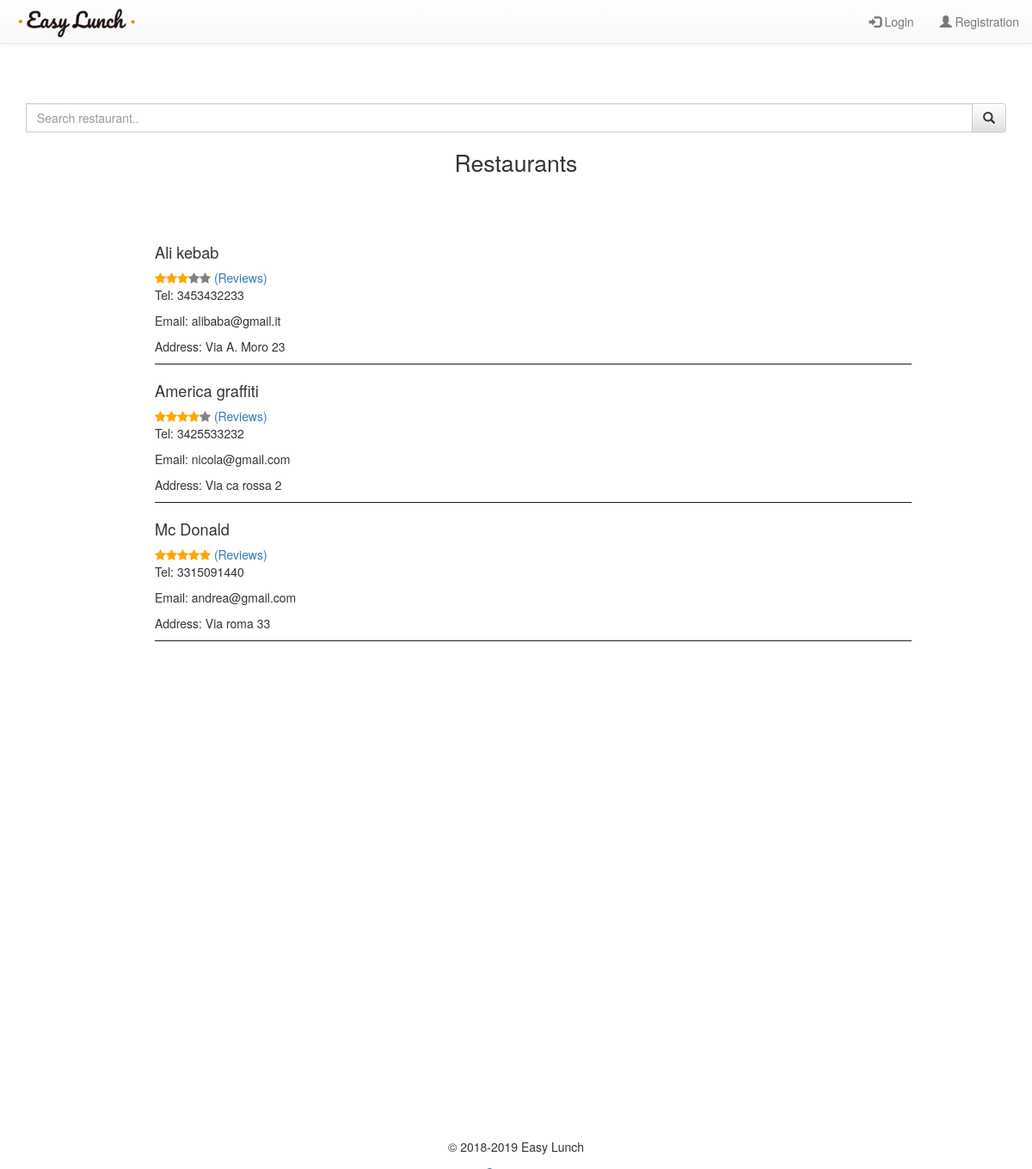
The page /view/template/clientproviderslist/clientproviderslist.php on the database its author committed.
### tables this page shows
CREATE TABLE `Providers` (
  `UserName` varchar(20) NOT NULL,
  `Name` varchar(20) NOT NULL,
  `Surname` varchar(20) NOT NULL,
  `Birthdate` date NOT NULL,
  `PhoneNumber` varchar(10) NOT NULL,
  `Email` varchar(30) NOT NULL,
  `IVA` varchar(30) NOT NULL,
  `CityAddress` varchar(20) NOT NULL,
  `AddressStreet` varchar(20) NOT NULL,
  `AddressNumber` int(11) NOT NULL,
  `CompanyName` varchar(20) NOT NULL
);

### utils/pathManager.php (called while the page is built, shortened)
<?php
class PathManager
{
    public function requireFromWebSitePath($filePath)
    {
        require_once $_SERVER['DOCUMENT_ROOT'] . '/ProgettoTecWeb'. self::DIR_TEMPLATE . $filePath;
    }
}

### model/DBManager.php (called while the page is built, shortened)
<?php
    class DBManager {
        private $con;
        private $server = "localhost";
        private $user = "root";
        private $pass = "";
        private $dbname = "easy_lunch";
        public function __construct(){
            $this->con = new \mysqli($this->server, $this->user, $this->pass, $this->dbname);
        }
        public function getConnection(){
            return $this->con;
        }
    }
?>

### model/QueryManager.php (called while the page is built, shortened)
<?php
class QueryManager
{
    public $db;
    public function __construct()
    {
        $this->db = new DBManager();
    }
    public function executeQuery($query)
    {
        return $this->db->getConnection()->query($query);
    }
    public function queryDataToList($data)
    {
        $result = array();
        if ($data->num_rows > 0) {
            while ($row = $data->fetch_assoc()) {
                array_push($result, $row);
            }
        }
        return $result;
    }
}
?>

### view/template/clientproviderslist/clientproviderslist.php (the view, shortened to what this page needs)
<?php
$db = new QueryManager();
$base = new PathManager();
$base->requireFromWebSitePath('header/_header.php');
?>
<link rel="stylesheet" href="https://cdnjs.cloudflare.com/ajax/libs/font-awesome/4.7.0/css/font-awesome.min.css">
<link rel="stylesheet" href="/ProgettoTecWeb/view/template/clientproviderslist/style.css">
<section id='first'>
    <div class="container">
        <div class="input-group" id="research">
            <input class="form-control" id="searchBar" type="text" placeholder="Search restaurant.." name="search" autocomplete="on">
            <div class="input-group-btn">
                <button class="btn btn-default" id="searchButton"><span class="glyphicon glyphicon-search"></span></button>
            </div>
        </div>
    </div>
    <section id='restaurant'>
        <h1> Restaurants </h1>
        <div class='container'>
            <ul id="providerlist">
                <?php
                    $query = "SELECT * FROM Providers ORDER BY CompanyName";
                    $result = $db->queryDataToList($db->executeQuery($query));
                    foreach($result as $row) {
                        $rate_query = "SELECT AVG(Rank) FROM ProvidersReviews WHERE ProviderId='" . $row["UserName"] . "'";
                        $rate = $db->queryDataToObject($db->executeQuery($rate_query));
                        $listItem = "<li class='provider'>
                                    <form action='/ProgettoTecWeb/view/template/clientproductslist/clientproductslist.php' method='POST'>
                                        <input class='hidden username' name='username' type='text' value='" . $row["UserName"] . "'/>
                                        <h2 class='companyname'>" . $row["CompanyName"] . "</h2>";
                        for($i = 0; $i < 5; $i++){
                            if($i < $rate["AVG(Rank)"])
                                $listItem = $listItem . '<span class="fa fa-star orange-star"></span>';
                            else
                                $listItem = $listItem . '<span class="fa fa-star"></span>';
                        }
                        $listItem = $listItem . "<span class='review'> <a> (Reviews) </a> </span>";
                        echo $listItem . "<p class='phonenumber'> Tel: " . $row["PhoneNumber"] . "</p>
                                        <p class='email'> Email: ". $row["Email"] . "</p>
                                        <p class='address'> Address: " . $row["AddressStreet"] . "  <span> " . $row["AddressNumber"] . "<span/></p>
                                    </form>
                                    </li>";
                    }
                ?>
            </ul>
        </div>
    </section>
</section>
<?php
    $base->requireFromWebSitePath('footer/_footer.php');
?>

### view/template/header/_header.php (shortened to what this page needs)
<!DOCTYPE html>
<html lang="en">
<head>
    <link rel="stylesheet" href="https://maxcdn.bootstrapcdn.com/bootstrap/3.3.7/css/bootstrap.min.css">
    <link rel="stylesheet" href="https://maxcdn.bootstrapcdn.com/bootstrap/3.3.7/css/bootstrap-theme.min.css">
    <link rel="stylesheet" href="/ProgettoTecWeb/view/template/header/style.css">
</head>
<body>
    <header>
        <nav class="navbar navbar-default navbar-fixed-top .navbar-dark bg-dark">
            <div class="container-fluid">
                <a class="navbar-brand" href="/ProgettoTecWeb/view/index.php"><img src="/ProgettoTecWeb/images/icons/easylunch.png" alt="brand logo" longdesc='/ProgettoTecWeb/images/icons/logodesc.txt'></a>
<?php
    $base = new PathManager();
    if (!isset($_SESSION["user"])) {
        $base->requireFromWebSitePath('header/_access_header.php');
    } else if ($_SESSION["user"]->type == "CLIENT") {
        $base->requireFromWebSitePath('header/_clientheader.php');
    } else if ($_SESSION["user"]->type == "PROVIDER") {
        $base->requireFromWebSitePath('header/_providerheader.php');
    } else if ($_SESSION["user"]->type == "ADMIN") {
        $base->requireFromWebSitePath('header/_adminheader.php');
    }
?>
        </nav>
    </header>

### view/template/header/_access_header.php (shortened to what this page needs)
<div class="collapse navbar-collapse" id="myNavbar">
    <ul class="nav navbar-nav navbar-right">
        <li><a href="/ProgettoTecWeb/view/template/access/loginPage.php"><span class="glyphicon glyphicon-log-in"> </span> Login</a></li>
        <li><a href="/ProgettoTecWeb/view/template/access/registerPage.php"><span class="glyphicon glyphicon-user"> </span> Registration</a></li>
    </ul>
</div>
</div>

### view/template/footer/_footer.php (shortened to what this page needs)
<footer class="footer container-fluid text-center" style='left: 0; bottom: 0; width: 100%; text-align: center'>
        <p class="mb-1">© 2018-2019 Easy Lunch</p>
        <ul class="list-inline">
            <li class="list-inline-item"><a href="#" class='support'>Contact us</a></li>
        </ul>
</footer>
</body>
</html>

### view/template/header/style.css (style rules this page uses)
html { position: relative; min-height: 100%; }
body { min-height: 100%; margin-bottom: 10%; }
.footer { position: absolute; bottom: 0; box-sizing: border-box; width: 100%; height: 60px; background-color: white; padding: 3%; }
.navbar-brand >img { margin-top: -5%; margin-right: -5%; width: 75%; display: inline-block; }

### view/template/clientproviderslist/style.css (style rules this page uses)
.fa-star { color:gray; }
.orange-star { color:orange; }
header { margin-bottom: 10%; }
#providerlist { margin: auto; list-style-type: none; }
.provider { margin:auto; border-bottom: 1px solid #281919; width: 80%; }
h1 { text-align: center; font-size: 190% !important; margin-bottom: 5%; }
h2 { font-size: 130% !important; }
section { margin-bottom: 20%; }

### rows shown on the page
providers: CompanyName "Ali kebab", PhoneNumber "3453432233", Email "alibaba@gmail.it", AddressStreet "Via A. Moro", AddressNumber "23"
providers: CompanyName "America graffiti", PhoneNumber "3425533232", Email "nicola@gmail.com", AddressStreet "Via ca rossa", AddressNumber "2"
providers: CompanyName "Mc Donald", PhoneNumber "3315091440", Email "andrea@gmail.com", AddressStreet "Via roma", AddressNumber "33"
